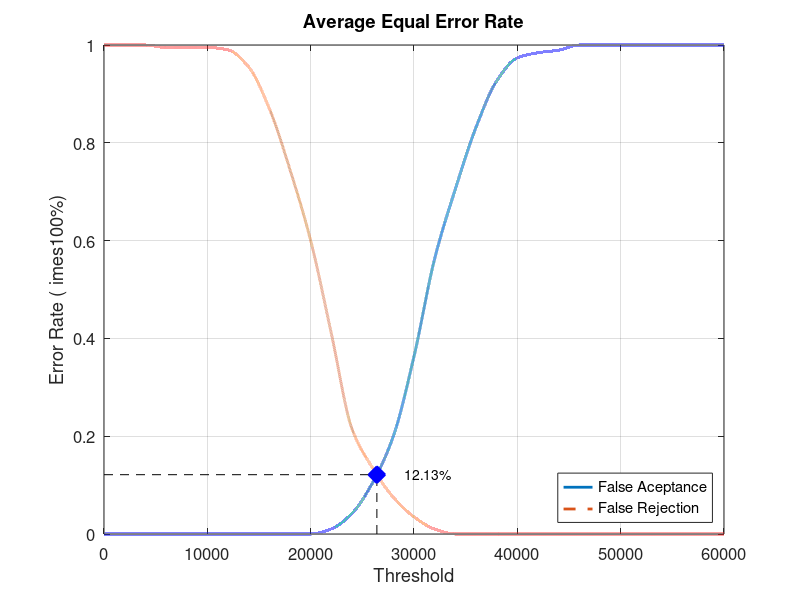
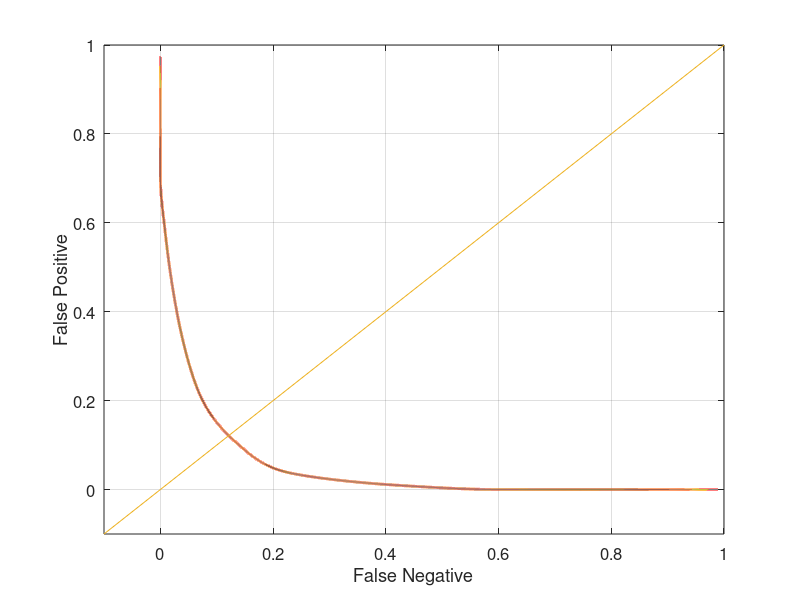

Here is the MATLAB script that generated these plots, in order:
close all;
clear;
clc;
x = 0:2000:60000;
xq = 0:0.5:60000;

y0 = [0 0 0 0 0 0 0 0 0 0 0 0.0105263 0.0421053 0.105263 0.2 0.363158 0.563158 0.705263 0.831579 0.926316 0.973684 0.984211 0.989474 1 1 1 1 1 1 1 1]
yy0 = interp1(x, y0, xq, 'pchip');
y1 = [1 1 1 0.995 0.995 0.995 0.99 0.955 0.87 0.745 0.6 0.41 0.215 0.135 0.075 0.035 0.01 0 0 0 0 0 0 0 0 0 0 0 0 0 0]
yy1 = interp1(x, y1, xq, 'pchip');

% Calculating EER: 
y2 = abs(y0 - y1);
find(y2 == min(y2))
yy2 = abs(yy0 - yy1);
xEER = find(yy2 == min(yy2));
xEERIndex = xq(xEER) % X-axis EER
yEER = yy0(xEER) % Y-axis EER

main = figure
plot(xq, yy0,'-','LineWidth', 2);	hold on
plot(xq, yy1,'--','LineWidth', 2);	hold on
plot([xEERIndex xEERIndex], [0 yEER], 'k--');	hold on
plot([0 xEERIndex], [yEER yEER], 'k--');	hold on
plot(xEERIndex, yEER, 'bx', 'LineWidth', 10);	hold on
text(xEERIndex + 10 * xEERIndex / 100, yEER, [num2str(round((10000 * yEER)) / 100) '%'])
legend('False Aceptance', 'False Rejection', 'Location', 'SouthEast')
xlabel('Threshold')
ylabel('Error Rate (	imes100%)')
title('Average Equal Error Rate')
set(gca, 'FontSize', 12)
axis([0 60000 0 1])
grid on

print(main, 'Database2_2Main', '-dpng');
FNRxFPR = figure('Color', [1 1 1]);
plot(yy1, yy0, '-', yy1, yy0, 'LineWidth', 2);
hold on
y = -0.1:0.1:1
plot(y, y); 
set(gca, 'FontSize', 12)
xlabel('False Negative')
ylabel('False Positive')
axis([-0.1 1 -0.1 1])
set(gca, 'FontSize', 12)
grid on

print(FNRxFPR, 'Database2_2FNRxFPR','-dpng');
